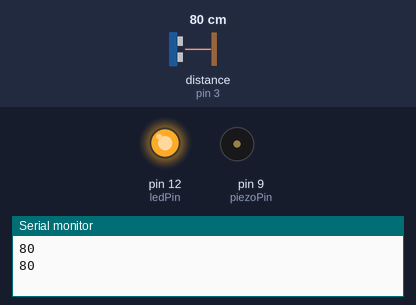
Bench run of a sketch on a simulated Arduino Uno, built with avr-gcc and run on an emulated ATmega328P. On the bench: output pins drawn as LEDs (lit = HIGH), buzzer (waves = sounding), the last lines printed to the serial monitor. Wiring (inferred from the names in the program): ultrasonic range finder: trigger pin 4; echo pin 3. The inputs (shaded band) are chosen by the test bench; at power-on: distance to the obstacle (sensor on pin 3) 80 cm. The echo pulse lasts 58.3 µs per cm; pins used as bus, display or sensor lines are not drawn.

Above: at 1.8 s.
1.9 s: distance to the obstacle (sensor on pin 3) set to 12 cm
6.0 s: distance to the obstacle (sensor on pin 3) set to 9 cm
At 7.0 s:
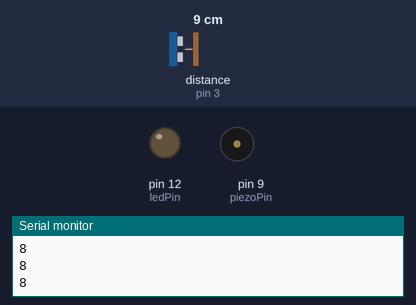
Timing chart, 0 to 9.0 s (numbered marks = the images above; inputs shaded):
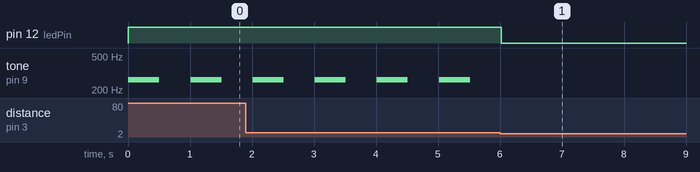

Measured:
- the behaviour switches between 11 and 10 cm on distance to the obstacle (sensor on pin 3) (found by bisection; images 0 and 1)
- after the input at 6.0 s, pin 12 (ledPin): HIGH → LOW at once; tone on pin 9 (piezoPin): stops changing and stays silent
- by itself, tone on pin 9 (piezoPin): alternates 262 Hz for 0.50 s and silent for 0.50 s

The sketch:

no_steal.ino
```cpp
/*
Designed by CanIT
https://canduino.kr
*/

int trigPin = 4;  // 초음파센서 Trig 연결핀
int echoPin = 3;  // 초음파센서 Echo 연결핀

int ledPin = 12;  // LED +극 연결핀

int piezoPin = 9;  // 피에조스피커 +극 연결핀

int standard = 10;  // 기준 거리 변수. 이 길이보다 물체가 멀어지면 도난으로 인식

void setup() {
  // 핀모드를 설정합니다
  pinMode(trigPin, OUTPUT);
  pinMode(echoPin, INPUT);

  pinMode(ledPin, OUTPUT);

  pinMode(piezoPin, OUTPUT);
  Serial.begin(9600); // 시리얼 통신 시작
}

void loop() {
  // 초음파센서로 거리를 측정합니다.
  // 아래서 사용한 거리측정 코드는 HC-SR04 초음파센서 메뉴얼에 있는 대로 작성한 것입니다.
  digitalWrite(trigPin, HIGH);
  delayMicroseconds(10);
  digitalWrite(trigPin, LOW);

  int distance = pulseIn(echoPin, HIGH) / 58;   // cm로 변환하기 위해 58로 나눔. 메뉴얼에 있는 내용입니다
  Serial.println(distance);   // 시리얼 모니터에 측정거리 출력

  // 측정된 거리가 기준 거리보다 크거나 같으면 LED, 피에조스피커 작동
  if (distance >= standard) {
    tone(piezoPin, 262, 500);   // 사용법 : 핀, 음의 주파수(높낮이), 음의 지속시간
    digitalWrite(ledPin, HIGH);
    delay(1000);
    noTone(piezoPin);
    digitalWrite(ledPin, LOW);
  }
}
```
